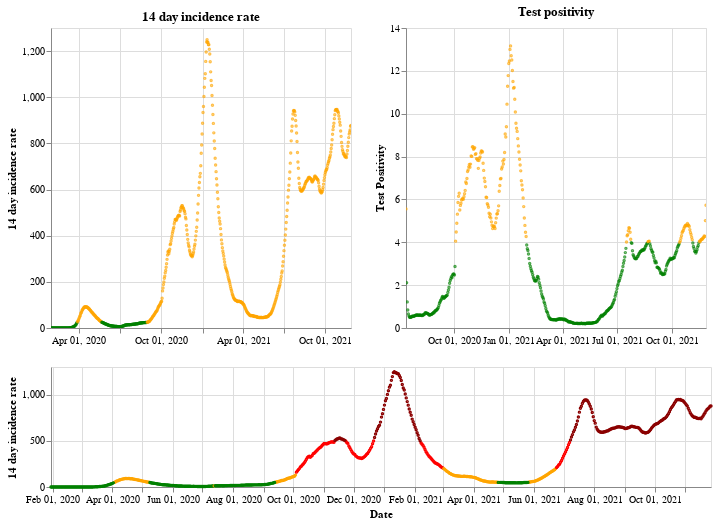

This figure's notebook cell:
### Markdown cell above
## England

### Code cell
plot_traffic_light('England')

### Figure 1 — Vega-Lite specification as saved in the notebook (floating-point values rounded to 4 significant figures; data arrays with more than 128 entries replaced by an {"elided": "..."} marker saying what was removed)
{"config": {"view": {"continuousWidth": 400, "continuousHeight": 300}}, "vconcat": [{"hconcat": [{"mark": {"type": "point", "size": 2}, "encoding": {"color": {"condition": {"value": "green", "test": "(datum.twoWeeklyCasesRate <= 25)"}, "value": "orange"}, "tooltip": [{"type": "nominal", "field": "areaName"}, {"type": "temporal", "field": "date"}, {"type": "quantitative", "field": "twoWeeklyCasesRate"}, {"type": "quantitative", "field": "testPositivity"}], "x": {"type": "temporal", "axis": {"title": ""}, "field": "date", "scale": {"domain": {"selection": "DateBrush"}}, "timeUnit": "yearmonthdate"}, "y": {"type": "quantitative", "axis": {"title": "14 day incidence rate"}, "field": "twoWeeklyCasesRate"}}, "title": "14 day incidence rate", "width": 300}, {"mark": {"type": "point", "size": 2}, "encoding": {"color": {"condition": {"value": "green", "test": "(datum.testPositivity <= 4)"}, "value": "orange"}, "tooltip": [{"type": "nominal", "field": "areaName"}, {"type": "temporal", "field": "date"}, {"type": "quantitative", "field": "twoWeeklyCasesRate"}, {"type": "quantitative", "field": "testPositivity"}], "x": {"type": "temporal", "axis": {"title": ""}, "field": "date", "scale": {"domain": {"selection": "DateBrush"}}, "timeUnit": "yearmonthdate"}, "y": {"type": "quantitative", "axis": {"title": "Test Positivity"}, "field": "testPositivity"}}, "title": "Test positivity", "width": 300}]}, {"layer": [{"mark": {"type": "point", "size": 2}, "encoding": {"color": {"condition": {"value": "orange", "test": "(((datum.testPositivity < 4) && (datum.twoWeeklyCasesRate >= 50)) && (datum.twoWeeklyCasesRate < 200))"}, "value": "red"}, "opacity": {"condition": {"value": 1, "test": "((datum.twoWeeklyCasesRate >= 50) && (datum.twoWeeklyCasesRate < 500))"}, "value": 0}, "tooltip": [{"type": "nominal", "field": "areaName"}, {"type": "temporal", "field": "date"}, {"type": "quantitative", "field": "twoWeeklyCasesRate"}, {"type": "quantitative", "field": "testPositivity"}], "x": {"type": "temporal", "axis": {"title": "Date"}, "field": "date", "timeUnit": "yearmonthdate"}, "y": {"type": "quantitative", "axis": {"title": "14 day incidence rate"}, "field": "twoWeeklyCasesRate"}}, "selection": {"DateBrush": {"type": "interval", "encodings": ["x"], "fields": ["Time"]}}}, {"mark": {"type": "point", "size": 2}, "encoding": {"color": {"value": "darkred"}, "opacity": {"condition": {"value": 1, "test": "(datum.twoWeeklyCasesRate >= 500)"}, "value": 0}, "tooltip": [{"type": "nominal", "field": "areaName"}, {"type": "temporal", "field": "date"}, {"type": "quantitative", "field": "twoWeeklyCasesRate"}, {"type": "quantitative", "field": "testPositivity"}], "x": {"type": "temporal", "axis": {"title": "Date"}, "field": "date", "timeUnit": "yearmonthdate"}, "y": {"type": "quantitative", "axis": {"title": "14 day incidence rate"}, "field": "twoWeeklyCasesRate"}}}, {"mark": {"type": "point", "size": 2}, "encoding": {"color": {"condition": {"value": "green", "test": "((datum.testPositivity < 4) && (datum.twoWeeklyCasesRate < 50))"}, "value": "orange"}, "opacity": {"condition": {"value": 1, "test": "(datum.twoWeeklyCasesRate < 50)"}, "value": 0}, "tooltip": [{"type": "nominal", "field": "areaName"}, {"type": "temporal", "field": "date"}, {"type": "quantitative", "field": "twoWeeklyCasesRate"}, {"type": "quantitative", "field": "testPositivity"}], "x": {"type": "temporal", "axis": {"title": "Date"}, "field": "date", "timeUnit": "yearmonthdate"}, "y": {"type": "quantitative", "axis": {"title": "14 day incidence rate"}, "field": "twoWeeklyCasesRate"}}}], "height": 120, "width": 660}], "data": {"name": "data-8cedd65eebaea43f872f513c9d51fd75"}, "$schema": "https://vega.github.io/schema/vega-lite/v4.8.1.json", "datasets": {"data-8cedd65eebaea43f872f513c9d51fd75": {"elided": "668 records"}}}
